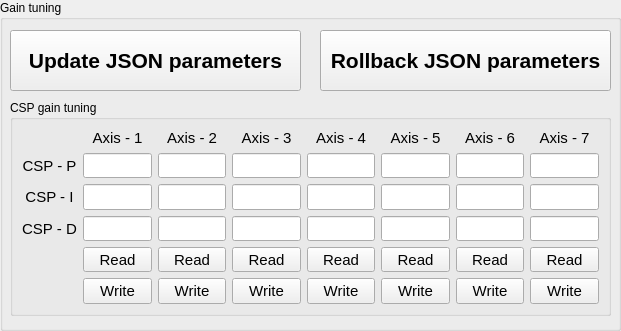
     <widget class="QGroupBox" name="groupBox">
      <property name="geometry">
       <rect>
        <x>10</x>
        <y>10</y>
        <width>621</width>
        <height>331</height>
       </rect>
      </property>
      <property name="title">
       <string>Gain tuning</string>
      </property>
      <widget class="QPushButton" name="pushButton_update_json_params">
       <property name="geometry">
        <rect>
         <x>10</x>
         <y>30</y>
         <width>291</width>
         <height>61</height>
        </rect>
       </property>
       <property name="sizePolicy">
        <sizepolicy hsizetype="Expanding" vsizetype="Expanding">
         <horstretch>0</horstretch>
         <verstretch>0</verstretch>
        </sizepolicy>
       </property>
       <property name="font">
        <font>
         <family>Ubuntu</family>
         <pointsize>16</pointsize>
         <weight>75</weight>
         <bold>true</bold>
        </font>
       </property>
       <property name="text">
        <string>Update JSON parameters</string>
       </property>
      </widget>
      <widget class="QGroupBox" name="groupBox_4">
       <property name="geometry">
        <rect>
         <x>10</x>
         <y>100</y>
         <width>601</width>
         <height>216</height>
        </rect>
       </property>
       <property name="title">
        <string>CSP gain tuning</string>
       </property>
       <layout class="QGridLayout" name="gridLayout_17">
        <item row="0" column="1">
         <widget class="QLabel" name="label_4">
          <property name="font">
           <font>
            <family>Ubuntu</family>
            <pointsize>11</pointsize>
           </font>
          </property>
          <property name="text">
           <string>Axis - 1</string>
          </property>
          <property name="alignment">
           <set>Qt::AlignCenter</set>
          </property>
         </widget>
        </item>
        <item row="0" column="2">
         <widget class="QLabel" name="label_39">
          <property name="font">
           <font>
            <family>Ubuntu</family>
            <pointsize>11</pointsize>
           </font>
          </property>
          <property name="text">
           <string>Axis - 2</string>
          </property>
          <property name="alignment">
           <set>Qt::AlignCenter</set>
          </property>
         </widget>
        </item>
        <item row="0" column="3">
         <widget class="QLabel" name="label_40">
          <property name="font">
           <font>
            <family>Ubuntu</family>
            <pointsize>11</pointsize>
           </font>
          </property>
          <property name="text">
           <string>Axis - 3</string>
          </property>
          <property name="alignment">
           <set>Qt::AlignCenter</set>
          </property>
         </widget>
        </item>
        <item row="0" column="4">
         <widget class="QLabel" name="label_41">
          <property name="font">
           <font>
            <family>Ubuntu</family>
            <pointsize>11</pointsize>
           </font>
          </property>
          <property name="text">
           <string>Axis - 4</string>
          </property>
          <property name="alignment">
           <set>Qt::AlignCenter</set>
          </property>
         </widget>
        </item>
        <item row="0" column="5">
         <widget class="QLabel" name="label_42">
          <property name="font">
           <font>
            <family>Ubuntu</family>
            <pointsize>11</pointsize>
           </font>
          </property>
          <property name="text">
           <string>Axis - 5</string>
          </property>
          <property name="alignment">
           <set>Qt::AlignCenter</set>
          </property>
         </widget>
        </item>
        <item row="0" column="6">
         <widget class="QLabel" name="label_43">
          <property name="font">
           <font>
            <family>Ubuntu</family>
            <pointsize>11</pointsize>
           </font>
          </property>
          <property name="text">
           <string>Axis - 6</string>
          </property>
          <property name="alignment">
           <set>Qt::AlignCenter</set>
          </property>
         </widget>
        </item>
        <item row="0" column="7">
         <widget class="QLabel" name="label_44">
          <property name="font">
           <font>
            <family>Ubuntu</family>
            <pointsize>11</pointsize>
           </font>
          </property>
          <property name="text">
           <string>Axis - 7</string>
          </property>
          <property name="alignment">
           <set>Qt::AlignCenter</set>
          </property>
         </widget>
        </item>
        <item row="1" column="0">
         <widget class="QLabel" name="label_1">
          <property name="font">
           <font>
            <family>Ubuntu</family>
            <pointsize>11</pointsize>
           </font>
          </property>
          <property name="text">
           <string>CSP - P</string>
          </property>
          <property name="alignment">
           <set>Qt::AlignCenter</set>
          </property>
         </widget>
        </item>
        <item row="1" column="1">
         <widget class="QLineEdit" name="lineEdit_csp_p_1">
          <property name="enabled">
           <bool>true</bool>
          </property>
          <property name="font">
           <font>
            <family>Ubuntu</family>
            <pointsize>11</pointsize>
           </font>
          </property>
          <property name="alignment">
           <set>Qt::AlignRight|Qt::AlignTrailing|Qt::AlignVCenter</set>
          </property>
          <property name="dragEnabled">
           <bool>false</bool>
          </property>
          <property name="readOnly">
           <bool>true</bool>
          </property>
         </widget>
        </item>
        <item row="1" column="2">
         <widget class="QLineEdit" name="lineEdit_csp_p_2">
          <property name="enabled">
           <bool>true</bool>
          </property>
          <property name="font">
           <font>
            <family>Ubuntu</family>
            <pointsize>11</pointsize>
           </font>
          </property>
          <property name="alignment">
           <set>Qt::AlignRight|Qt::AlignTrailing|Qt::AlignVCenter</set>
          </property>
          <property name="dragEnabled">
           <bool>false</bool>
          </property>
          <property name="readOnly">
           <bool>true</bool>
          </property>
         </widget>
        </item>
        <item row="1" column="3">
         <widget class="QLineEdit" name="lineEdit_csp_p_3">
          <property name="enabled">
           <bool>true</bool>
          </property>
          <property name="font">
           <font>
            <family>Ubuntu</family>
            <pointsize>11</pointsize>
           </font>
          </property>
          <property name="alignment">
           <set>Qt::AlignRight|Qt::AlignTrailing|Qt::AlignVCenter</set>
          </property>
          <property name="dragEnabled">
           <bool>false</bool>
          </property>
          <property name="readOnly">
           <bool>true</bool>
          </property>
         </widget>
        </item>
        <item row="1" column="4">
         <widget class="QLineEdit" name="lineEdit_csp_p_4">
          <property name="enabled">
           <bool>true</bool>
          </property>
          <property name="font">
           <font>
            <family>Ubuntu</family>
            <pointsize>11</pointsize>
           </font>
          </property>
          <property name="alignment">
           <set>Qt::AlignRight|Qt::AlignTrailing|Qt::AlignVCenter</set>
          </property>
          <property name="dragEnabled">
           <bool>false</bool>
          </property>
          <property name="readOnly">
           <bool>true</bool>
          </property>
         </widget>
        </item>
        <item row="1" column="5">
         <widget class="QLineEdit" name="lineEdit_csp_p_5">
          <property name="enabled">
           <bool>true</bool>
          </property>
          <property name="font">
           <font>
            <family>Ubuntu</family>
            <pointsize>11</pointsize>
           </font>
          </property>
          <property name="alignment">
           <set>Qt::AlignRight|Qt::AlignTrailing|Qt::AlignVCenter</set>
          </property>
          <property name="dragEnabled">
           <bool>false</bool>
          </property>
          <property name="readOnly">
           <bool>true</bool>
          </property>
         </widget>
        </item>
        <item row="1" column="6">
         <widget class="QLineEdit" name="lineEdit_csp_p_6">
          <property name="enabled">
           <bool>true</bool>
          </property>
          <property name="font">
           <font>
            <family>Ubuntu</family>
            <pointsize>11</pointsize>
           </font>
          </property>
          <property name="alignment">
           <set>Qt::AlignRight|Qt::AlignTrailing|Qt::AlignVCenter</set>
          </property>
          <property name="dragEnabled">
           <bool>false</bool>
          </property>
          <property name="readOnly">
           <bool>true</bool>
          </property>
         </widget>
        </item>
        <item row="1" column="7">
         <widget class="QLineEdit" name="lineEdit_csp_p_7">
          <property name="enabled">
           <bool>true</bool>
          </property>
          <property name="font">
           <font>
            <family>Ubuntu</family>
            <pointsize>11</pointsize>
           </font>
          </property>
          <property name="alignment">
           <set>Qt::AlignRight|Qt::AlignTrailing|Qt::AlignVCenter</set>
          </property>
          <property name="dragEnabled">
           <bool>false</bool>
          </property>
          <property name="readOnly">
           <bool>true</bool>
          </property>
         </widget>
        </item>
        <item row="2" column="0">
         <widget class="QLabel" name="label_2">
          <property name="font">
           <font>
            <family>Ubuntu</family>
            <pointsize>11</pointsize>
           </font>
          </property>
          <property name="text">
           <string>CSP - I</string>
          </property>
          <property name="alignment">
           <set>Qt::AlignCenter</set>
          </property>
         </widget>
        </item>
        <item row="2" column="1">
         <widget class="QLineEdit" name="lineEdit_csp_i_1">
          <property name="enabled">
           <bool>true</bool>
          </property>
          <property name="font">
           <font>
            <family>Ubuntu</family>
            <pointsize>11</pointsize>
           </font>
          </property>
          <property name="alignment">
           <set>Qt::AlignRight|Qt::AlignTrailing|Qt::AlignVCenter</set>
          </property>
          <property name="dragEnabled">
           <bool>false</bool>
          </property>
          <property name="readOnly">
           <bool>true</bool>
          </property>
         </widget>
        </item>
        <item row="2" column="2">
         <widget class="QLineEdit" name="lineEdit_csp_i_2">
          <property name="enabled">
           <bool>true</bool>
          </property>
          <property name="font">
           <font>
            <family>Ubuntu</family>
            <pointsize>11</pointsize>
           </font>
          </property>
          <property name="alignment">
           <set>Qt::AlignRight|Qt::AlignTrailing|Qt::AlignVCenter</set>
          </property>
          <property name="dragEnabled">
           <bool>false</bool>
          </property>
          <property name="readOnly">
           <bool>true</bool>
          </property>
         </widget>
        </item>
        <item row="2" column="3">
         <widget class="QLineEdit" name="lineEdit_csp_i_3">
          <property name="enabled">
           <bool>true</bool>
          </property>
          <property name="font">
           <font>
            <family>Ubuntu</family>
            <pointsize>11</pointsize>
           </font>
          </property>
          <property name="alignment">
           <set>Qt::AlignRight|Qt::AlignTrailing|Qt::AlignVCenter</set>
          </property>
          <property name="dragEnabled">
           <bool>false</bool>
          </property>
          <property name="readOnly">
           <bool>true</bool>
          </property>
         </widget>
        </item>
        <item row="2" column="4">
         <widget class="QLineEdit" name="lineEdit_csp_i_4">
          <property name="enabled">
           <bool>true</bool>
          </property>
          <property name="font">
           <font>
            <family>Ubuntu</family>
            <pointsize>11</pointsize>
           </font>
          </property>
          <property name="alignment">
           <set>Qt::AlignRight|Qt::AlignTrailing|Qt::AlignVCenter</set>
          </property>
          <property name="dragEnabled">
           <bool>false</bool>
          </property>
          <property name="readOnly">
           <bool>true</bool>
          </property>
         </widget>
        </item>
        <item row="2" column="5">
         <widget class="QLineEdit" name="lineEdit_csp_i_5">
          <property name="enabled">
           <bool>true</bool>
          </property>
          <property name="font">
           <font>
            <family>Ubuntu</family>
            <pointsize>11</pointsize>
           </font>
          </property>
          <property name="alignment">
           <set>Qt::AlignRight|Qt::AlignTrailing|Qt::AlignVCenter</set>
          </property>
          <property name="dragEnabled">
           <bool>false</bool>
          </property>
          <property name="readOnly">
           <bool>true</bool>
          </property>
         </widget>
        </item>
        <item row="2" column="6">
         <widget class="QLineEdit" name="lineEdit_csp_i_6">
          <property name="enabled">
           <bool>true</bool>
          </property>
          <property name="font">
           <font>
            <family>Ubuntu</family>
            <pointsize>11</pointsize>
           </font>
          </property>
          <property name="alignment">
           <set>Qt::AlignRight|Qt::AlignTrailing|Qt::AlignVCenter</set>
          </property>
          <property name="dragEnabled">
           <bool>false</bool>
          </property>
          <property name="readOnly">
           <bool>true</bool>
          </property>
         </widget>
        </item>
        <item row="2" column="7">
         <widget class="QLineEdit" name="lineEdit_csp_i_7">
          <property name="enabled">
           <bool>true</bool>
          </property>
          <property name="font">
           <font>
            <family>Ubuntu</family>
            <pointsize>11</pointsize>
           </font>
          </property>
          <property name="alignment">
           <set>Qt::AlignRight|Qt::AlignTrailing|Qt::AlignVCenter</set>
          </property>
          <property name="dragEnabled">
           <bool>false</bool>
          </property>
          <property name="readOnly">
           <bool>true</bool>
          </property>
         </widget>
        </item>
        <item row="3" column="0">
         <widget class="QLabel" name="label_3">
          <property name="font">
           <font>
            <family>Ubuntu</family>
            <pointsize>11</pointsize>
           </font>
          </property>
          <property name="text">
           <string>CSP - D</string>
          </property>
          <property name="alignment">
           <set>Qt::AlignCenter</set>
          </property>
         </widget>
        </item>
        <item row="3" column="1">
         <widget class="QLineEdit" name="lineEdit_csp_d_1">
          <property name="enabled">
           <bool>true</bool>
          </property>
          <property name="font">
           <font>
            <family>Ubuntu</family>
            <pointsize>11</pointsize>
           </font>
          </property>
          <property name="alignment">
           <set>Qt::AlignRight|Qt::AlignTrailing|Qt::AlignVCenter</set>
          </property>
          <property name="dragEnabled">
           <bool>false</bool>
          </property>
          <property name="readOnly">
           <bool>true</bool>
          </property>
         </widget>
        </item>
        <item row="3" column="2">
         <widget class="QLineEdit" name="lineEdit_csp_d_2">
          <property name="enabled">
           <bool>true</bool>
          </property>
          <property name="font">
           <font>
            <family>Ubuntu</family>
            <pointsize>11</pointsize>
           </font>
          </property>
          <property name="alignment">
           <set>Qt::AlignRight|Qt::AlignTrailing|Qt::AlignVCenter</set>
          </property>
          <property name="dragEnabled">
           <bool>false</bool>
          </property>
          <property name="readOnly">
           <bool>true</bool>
          </property>
         </widget>
        </item>
        <item row="3" column="3">
         <widget class="QLineEdit" name="lineEdit_csp_d_3">
          <property name="enabled">
           <bool>true</bool>
          </property>
          <property name="font">
           <font>
            <family>Ubuntu</family>
            <pointsize>11</pointsize>
           </font>
          </property>
          <property name="alignment">
           <set>Qt::AlignRight|Qt::AlignTrailing|Qt::AlignVCenter</set>
          </property>
          <property name="dragEnabled">
           <bool>false</bool>
          </property>
          <property name="readOnly">
           <bool>true</bool>
          </property>
         </widget>
        </item>
        <item row="3" column="4">
         <widget class="QLineEdit" name="lineEdit_csp_d_4">
          <property name="enabled">
           <bool>true</bool>
          </property>
          <property name="font">
           <font>
            <family>Ubuntu</family>
            <pointsize>11</pointsize>
           </font>
          </property>
          <property name="alignment">
           <set>Qt::AlignRight|Qt::AlignTrailing|Qt::AlignVCenter</set>
          </property>
          <property name="dragEnabled">
           <bool>false</bool>
          </property>
          <property name="readOnly">
           <bool>true</bool>
          </property>
         </widget>
        </item>
        <item row="3" column="5">
         <widget class="QLineEdit" name="lineEdit_csp_d_5">
          <property name="enabled">
           <bool>true</bool>
          </property>
          <property name="font">
           <font>
            <family>Ubuntu</family>
            <pointsize>11</pointsize>
           </font>
          </property>
          <property name="alignment">
           <set>Qt::AlignRight|Qt::AlignTrailing|Qt::AlignVCenter</set>
          </property>
          <property name="dragEnabled">
           <bool>false</bool>
          </property>
          <property name="readOnly">
           <bool>true</bool>
          </property>
         </widget>
        </item>
        <item row="3" column="6">
         <widget class="QLineEdit" name="lineEdit_csp_d_6">
          <property name="enabled">
           <bool>true</bool>
          </property>
          <property name="font">
           <font>
            <family>Ubuntu</family>
            <pointsize>11</pointsize>
           </font>
          </property>
          <property name="alignment">
           <set>Qt::AlignRight|Qt::AlignTrailing|Qt::AlignVCenter</set>
          </property>
          <property name="dragEnabled">
           <bool>false</bool>
          </property>
          <property name="readOnly">
           <bool>true</bool>
          </property>
         </widget>
        </item>
        <item row="3" column="7">
         <widget class="QLineEdit" name="lineEdit_csp_d_7">
          <property name="enabled">
           <bool>true</bool>
          </property>
          <property name="font">
           <font>
            <family>Ubuntu</family>
            <pointsize>11</pointsize>
           </font>
          </property>
          <property name="alignment">
           <set>Qt::AlignRight|Qt::AlignTrailing|Qt::AlignVCenter</set>
          </property>
          <property name="dragEnabled">
           <bool>false</bool>
          </property>
          <property name="readOnly">
           <bool>true</bool>
          </property>
         </widget>
        </item>
        <item row="4" column="1">
         <widget class="QPushButton" name="pushButton_read_csp_pid_1">
          <property name="font">
           <font>
            <family>Ubuntu</family>
            <pointsize>11</pointsize>
           </font>
          </property>
          <property name="text">
           <string>Read</string>
          </property>
         </widget>
        </item>
        <item row="4" column="2">
         <widget class="QPushButton" name="pushButton_read_csp_pid_2">
          <property name="font">
           <font>
            <family>Ubuntu</family>
            <pointsize>11</pointsize>
           </font>
          </property>
          <property name="text">
           <string>Read</string>
          </property>
         </widget>
        </item>
        <item row="4" column="3">
         <widget class="QPushButton" name="pushButton_read_csp_pid_3">
          <property name="font">
           <font>
            <family>Ubuntu</family>
            <pointsize>11</pointsize>
           </font>
          </property>
          <property name="text">
           <string>Read</string>
          </property>
         </widget>
        </item>
        <item row="4" column="4">
         <widget class="QPushButton" name="pushButton_read_csp_pid_4">
          <property name="font">
           <font>
            <family>Ubuntu</family>
            <pointsize>11</pointsize>
           </font>
          </property>
          <property name="text">
           <string>Read</string>
          </property>
         </widget>
        </item>
        <item row="4" column="5">
         <widget class="QPushButton" name="pushButton_read_csp_pid_5">
          <property name="font">
           <font>
            <family>Ubuntu</family>
            <pointsize>11</pointsize>
           </font>
          </property>
          <property name="text">
           <string>Read</string>
          </property>
         </widget>
        </item>
        <item row="4" column="6">
         <widget class="QPushButton" name="pushButton_read_csp_pid_6">
          <property name="font">
           <font>
            <family>Ubuntu</family>
            <pointsize>11</pointsize>
           </font>
          </property>
          <property name="text">
           <string>Read</string>
          </property>
         </widget>
        </item>
        <item row="4" column="7">
         <widget class="QPushButton" name="pushButton_read_csp_pid_7">
          <property name="font">
           <font>
            <family>Ubuntu</family>
            <pointsize>11</pointsize>
           </font>
          </property>
          <property name="text">
           <string>Read</string>
          </property>
         </widget>
        </item>
        <item row="5" column="1">
         <widget class="QPushButton" name="pushButton_write_csp_pid_1">
          <property name="font">
           <font>
            <family>Ubuntu</family>
            <pointsize>11</pointsize>
           </font>
          </property>
          <property name="text">
           <string>Write</string>
          </property>
         </widget>
        </item>
        <item row="5" column="2">
         <widget class="QPushButton" name="pushButton_write_csp_pid_2">
          <property name="font">
           <font>
            <family>Ubuntu</family>
            <pointsize>11</pointsize>
           </font>
          </property>
          <property name="text">
           <string>Write</string>
          </property>
         </widget>
        </item>
        <item row="5" column="3">
         <widget class="QPushButton" name="pushButton_write_csp_pid_3">
          <property name="font">
           <font>
            <family>Ubuntu</family>
            <pointsize>11</pointsize>
           </font>
          </property>
          <property name="text">
           <string>Write</string>
          </property>
         </widget>
        </item>
        <item row="5" column="4">
         <widget class="QPushButton" name="pushButton_write_csp_pid_4">
          <property name="font">
           <font>
            <family>Ubuntu</family>
            <pointsize>11</pointsize>
           </font>
          </property>
          <property name="text">
           <string>Write</string>
          </property>
         </widget>
        </item>
        <item row="5" column="5">
         <widget class="QPushButton" name="pushButton_write_csp_pid_5">
          <property name="font">
           <font>
            <family>Ubuntu</family>
            <pointsize>11</pointsize>
           </font>
          </property>
          <property name="text">
           <string>Write</string>
          </property>
         </widget>
        </item>
        <item row="5" column="6">
         <widget class="QPushButton" name="pushButton_write_csp_pid_6">
          <property name="font">
           <font>
            <family>Ubuntu</family>
            <pointsize>11</pointsize>
           </font>
          </property>
          <property name="text">
           <string>Write</string>
          </property>
         </widget>
        </item>
        <item row="5" column="7">
         <widget class="QPushButton" name="pushButton_write_csp_pid_7">
          <property name="font">
           <font>
            <family>Ubuntu</family>
            <pointsize>11</pointsize>
           </font>
          </property>
          <property name="text">
           <string>Write</string>
          </property>
         </widget>
        </item>
       </layout>
      </widget>
      <widget class="QPushButton" name="pushButton_rollback_json_params">
       <property name="geometry">
        <rect>
         <x>320</x>
         <y>30</y>
         <width>291</width>
         <height>61</height>
        </rect>
       </property>
       <property name="sizePolicy">
        <sizepolicy hsizetype="Expanding" vsizetype="Expanding">
         <horstretch>0</horstretch>
         <verstretch>0</verstretch>
        </sizepolicy>
       </property>
       <property name="font">
        <font>
         <family>Ubuntu</family>
         <pointsize>16</pointsize>
         <weight>75</weight>
         <bold>true</bold>
        </font>
       </property>
       <property name="text">
        <string>Rollback JSON parameters</string>
       </property>
      </widget>
     </widget>
